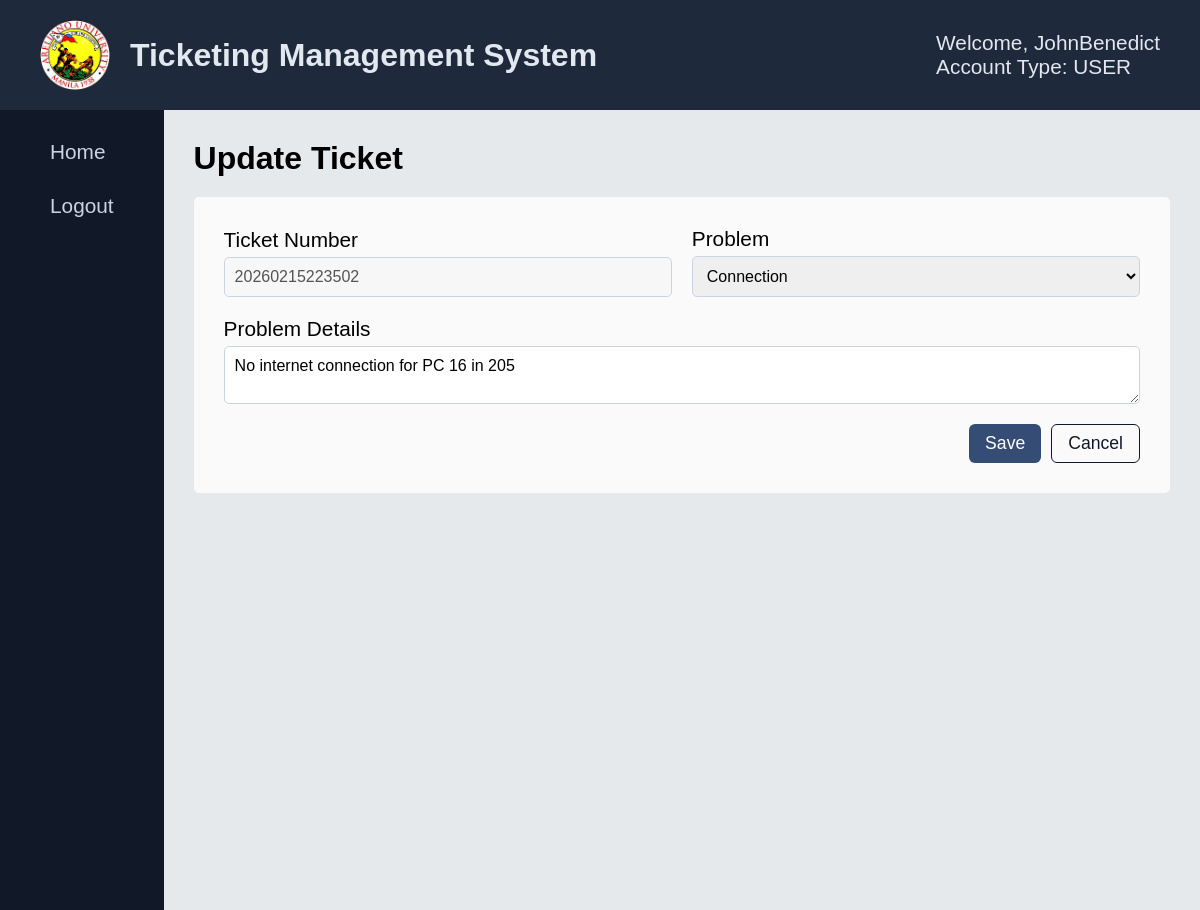
/ticket-management/update-ticket.php?ticket_number=20260215223502 (signed in), run on the app's committed database.
### tables this page shows
CREATE TABLE `tbltickets` (
  `ticket_number` varchar(100) NOT NULL,
  `problem` varchar(100) NOT NULL,
  `details` varchar(100) NOT NULL,
  `status` varchar(30) NOT NULL,
  `created_by` varchar(50) NOT NULL,
  `date_created` varchar(50) NOT NULL,
  `assigned_to` varchar(50) DEFAULT NULL,
  `date_assigned` varchar(50) DEFAULT NULL,
  `date_completed` varchar(50) DEFAULT NULL,
  `approved_by` varchar(50) DEFAULT NULL,
  `date_approved` varchar(50) DEFAULT NULL
);

### ticket-management/update-ticket.php (the view, shortened to what this page needs)
<?php
require_once("../config/config.php");
$ticket_number = $_GET['ticket_number'];
$sqlCurrent = "SELECT * FROM tbltickets WHERE ticket_number = ?";
$stmtCurrent = mysqli_prepare($link, $sqlCurrent);
mysqli_stmt_bind_param($stmtCurrent, "s", $ticket_number);
if (mysqli_execute($stmtCurrent)) {
    $result = mysqli_stmt_get_result($stmtCurrent);
    $data = mysqli_fetch_array($result, MYSQLI_ASSOC);
} else {
    $_SESSION['message'] = [
        'type' => 'error',
        'text' => 'Error fetch ticket data!'
    ];
}
?>
<!DOCTYPE html>
<html lang="en">
<head>
    <link rel="stylesheet" href="https://cdnjs.cloudflare.com/ajax/libs/font-awesome/6.5.1/css/all.min.css">
    <link rel="stylesheet" href="../assets/css/notification.css">
    <link rel="stylesheet" href="../assets/css/ticket-style/create.css">
</head>
<body>
    <?php include("../includes/nav-sidebar.php");?>
    <div class="container">
            <h4>Update Ticket</h4>
            <div class="wrapper">
                <form action="<?php echo htmlspecialchars(basename($_SERVER['REQUEST_URI']));?>" method="POST">
                    <div class="col-div">
                        <div class="col1-input">
                            <div class="input-div">
                                <label class="labelInput">
                                    Ticket Number
                                </label>
                                <input type="text" value="<?php echo $ticket_number?>" disabled>
                            </div>
                            <div class="input-div">
                                <label class="labelInput">
                                    Problem
                                </label>
                                <select name="problem" required>
                                    <option value="Connection" <?php if($data['problem'] == "Connection") echo "selected"?>>Connection</option>
                                </select>
                            </div>
                        </div>
                        <div class="col2-input">
                            <div class="input-div">
                                <label>Problem Details</label>
                                <textarea name="details" required><?php echo htmlspecialchars($data['details']);?></textarea>
                            </div>
                        </div>
                    </div>
                    <div class="btn-div">
                        <button type="submit" name="btnupdate" class="add-btn">
                            Save
                        </button>
                        <a href="./ticket-management.php" class="cancel-btn">
                            Cancel
                        </a>
                    </div>
                </form>
            </div>
        </div>
    </main>
</body>
</html>

### assets/css/ticket-style/create.css (style rules this page uses)
* { font-family: Arial, Helvetica, sans-serif; padding: 0; margin: 0; box-sizing: border-box; }
body { background-color: #e6e9eb; }
.container { padding: 30px 30px; width: 100%; height: 100%; }
.container h4 { font-size: 2rem; }
.wrapper { background-color: #fafafa; width: 100%; height: auto; padding: 20px; border-radius: 5px; margin-top: 20px; }
form { display: flex; flex-direction: column; gap: 5px; padding: 10px; }
.col-div { display: flex; flex-direction: column; gap: 20px; flex-wrap: wrap; }
.col1-input, .col2-input { display: flex; flex-direction: row; gap: 20px; align-items: center; flex: 1; }
.input-div { display: flex; flex-direction: column; gap: 5px; width: 100%; }
.input-div input, .input-div select, .input-div textarea { width: 100%; padding: 10px; border: 1px solid #CBD5E1; border-radius: 5px; outline: none; font-size: 1rem; }
.input-div label { font-size: 1.3rem; }
.input-div textarea { resize: vertical; min-height: 50px; box-sizing: border-box; }
.btn-div { display: flex; justify-content: flex-end; gap: 10px; margin-top: 15px; }
.add-btn { background-color: #354d74; color: white; border: none; padding: 8px 16px; border-radius: 6px; font-size: 1.1rem; cursor: pointer; transition: background 0.2s ease, transform 0.1s ease; }
.cancel-btn { background-color: transparent; color: #111827; border: 1px solid #111827; padding: 8px 16px; border-radius: 6px; font-size: 1.1rem; text-decoration: none; cursor: pointer; transition: background 0.2s ease, color 0.2s ease; }
.labelInput { display: flex; gap: 5px; align-items: center; }

### includes/nav-sidebar.php (style rules this page uses)
html, body { height: 100%; margin: 0; }

### data on the page
tbltickets: problem "Connection", details "No internet connection for PC 16 in 205"

### other printed values
$_SESSION['username'] "JohnBenedict"
$_SESSION['usertype'] "USER"
